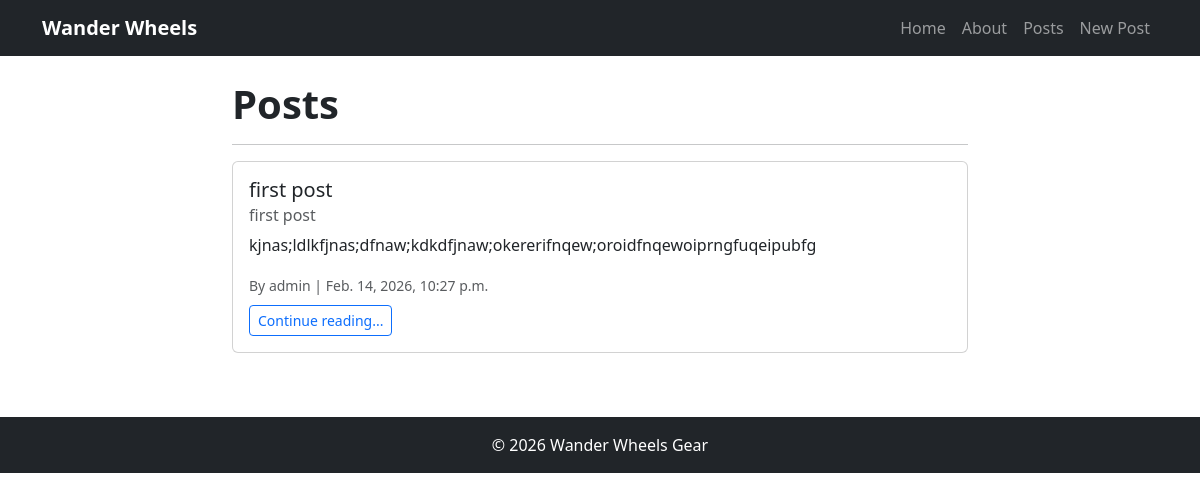
The app's page /posts/, older data.
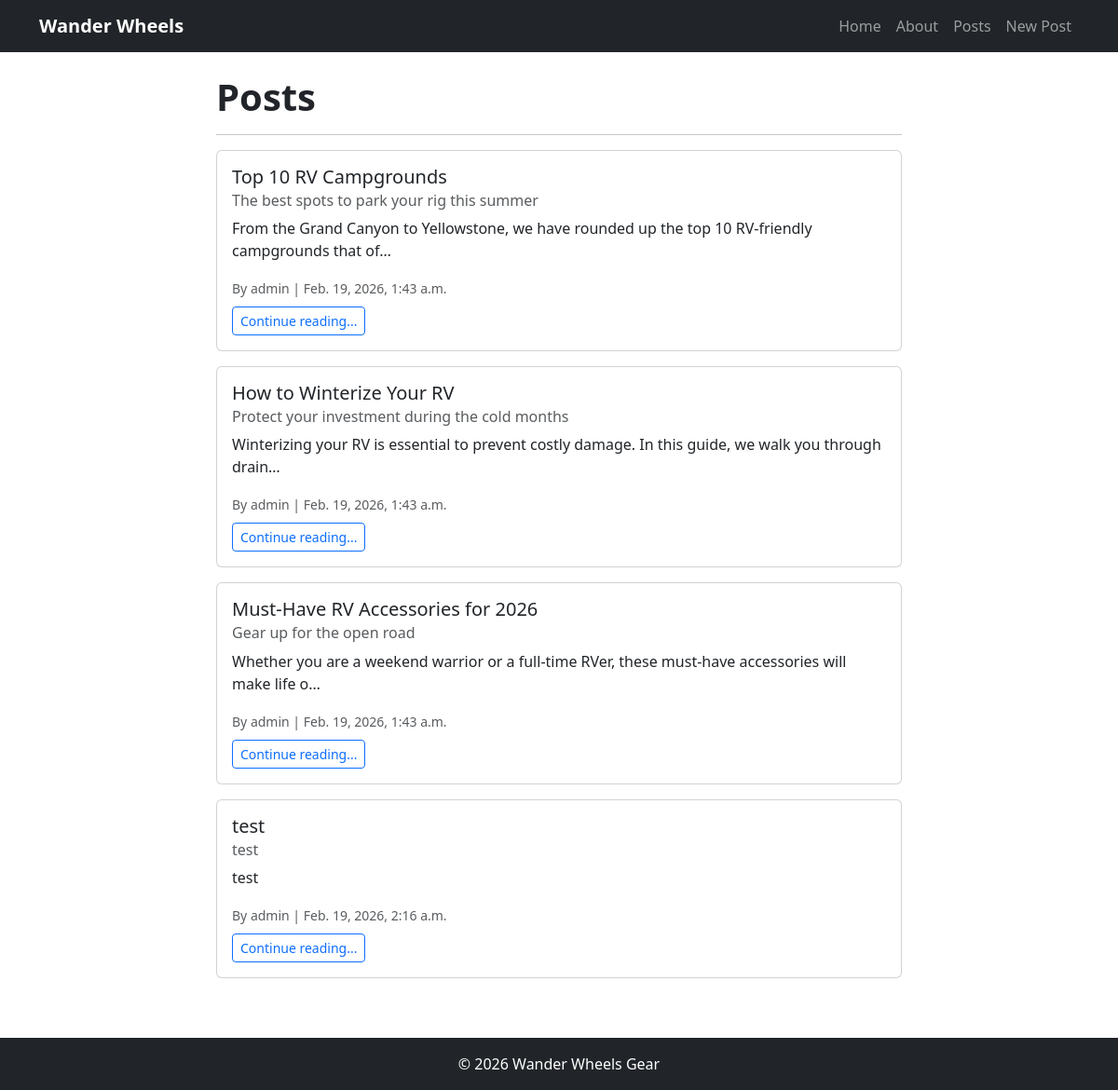
The same page, newer data.
### posts/models.py (models this page shows, shortened)
class Post(models.Model): #OOP - Classes and Objects
    title = models.CharField(max_length=128)
    subtitle = models.CharField(max_length=256)
    body = models.TextField()
    created_on = models.DateTimeField(auto_now_add=True)
    author = models.ForeignKey(
        get_user_model(),
        on_delete=models.CASCADE
    )

### posts/views.py (the view)
# urls.py: path('', PostListView.as_view(), name='post_list'),
class PostListView(ListView): #GET Request -> List
    template_name = "posts/list.html"
    model = Post
    context_object_name = "posts"

### templates/posts/list.html (shortened to what this page needs)
{% extends 'base.html' %}
{% block content %}
<div class="row">
    <div class="col-lg-8 mx-auto">
        <h1 class="display-6 fw-bold mb-3">Posts</h1>
        <hr>
        {% for item in posts %}
        <div class="card mb-3">
            <div class="card-body">
                <h5 class="card-title">{{ item.title }}</h5>
                <h6 class="card-subtitle mb-2 text-muted">{{ item.subtitle }}</h6>
                <p class="card-text">{{ item.body|truncatechars:100 }}</p>
                <small class="text-muted">By {{ item.author }} | {{ item.created_on }}</small>
                <br>
                <a href="{% url 'posts:post_detail' item.id %}" class="btn btn-outline-primary btn-sm mt-2">Continue reading...</a>
            </div>
        </div>
        {% empty %}
        <p class="lead">No posts yet.</p>
        {% endfor %}
    </div>
</div>
{% endblock %}

### templates/base.html (shortened to what this page needs)
{% load static %}
<!DOCTYPE html>
<html lang="en">
<head>
    <link href="https://cdn.jsdelivr.net/npm/bootstrap@5.3.3/dist/css/bootstrap.min.css" rel="stylesheet">
</head>
<body>
    {% include 'navbar.html' %}
    <div class="container mt-4">
        {% block content %}{% endblock %}
    </div>
    <footer class="bg-dark text-white text-center py-3 mt-5">
        <p class="mb-0">&copy; 2026 Wander Wheels Gear</p>
    </footer>
</body>
</html>

### templates/navbar.html (shortened to what this page needs)
<nav class="navbar navbar-expand-lg navbar-dark bg-dark">
    <div class="container">
        <a class="navbar-brand fw-bold" href="{% url 'pages:home' %}">Wander Wheels</a>
        <div class="collapse navbar-collapse" id="navbarNav">
            <ul class="navbar-nav ms-auto">
                <li class="nav-item"><a class="nav-link" href="{% url 'pages:home' %}">Home</a></li>
                <li class="nav-item"><a class="nav-link" href="{% url 'pages:about' %}">About</a></li>
                <li class="nav-item"><a class="nav-link" href="{% url 'posts:post_list' %}">Posts</a></li>
                <li class="nav-item"><a class="nav-link" href="{% url 'posts:post_create' %}">New Post</a></li>
            </ul>
        </div>
    </div>
</nav>

Row changes from the older to the newer data that the page shows:
removed Post: title "first post", subtitle "first post", body "kjnas;ldlkfjnas;dfnaw;kdkdfjnaw;okererifnqew;oroidfnqewoiprngfuqeipubfg", author "admin", created_on "Feb. 14, 2026, 10:27 p.m."
added Post: title "Top 10 RV Campgrounds", subtitle "The best spots to park your rig this summer", body "From the Grand Canyon to Yellowstone, we have rounded up the top 10 RV-friendly campgrounds that of…", author "admin", created_on "Feb. 19, 2026, 1:43 a.m."
added Post: title "How to Winterize Your RV", subtitle "Protect your investment during the cold months", body "Winterizing your RV is essential to prevent costly damage. In this guide, we walk you through drain…", author "admin", created_on "Feb. 19, 2026, 1:43 a.m."
added Post: title "Must-Have RV Accessories for 2026", subtitle "Gear up for the open road", body "Whether you are a weekend warrior or a full-time RVer, these must-have accessories will make life o…", author "admin", created_on "Feb. 19, 2026, 1:43 a.m."
added Post: title "test", subtitle "test", body "test", author "admin", created_on "Feb. 19, 2026, 2:16 a.m."
